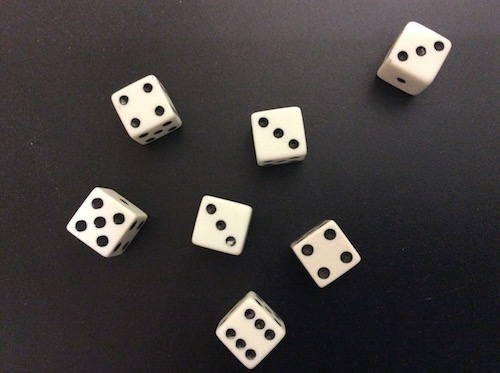
#> input picture vision/modules/die/images/real_die.jpg, 500 x 373 px
$ python die.py   (older library calls are emulated)
#> lines starting #> are read from the running program, lines starting #| are printed output that depends on the picture; after the words box and inside, x2 and y2 are one past the last pixel; in counts of white or black regions, pixels touching at a corner belong together; long printed decimals are rounded
#> in main, img is the input picture: shape (373, 500, 3); mean B, G, R 61.8, 62.6, 66.8
import cv2
import numpy as np

class DiceID:
    def __init__(self):
        pass

    def approximate(self, c):
        return cv2.approxPolyDP(c,0.01*cv2.arcLength(c,True),True)

    def process(self, img):
        hsv = cv2.cvtColor(img.copy(), cv2.COLOR_BGR2HSV)
#> hsv: shape (373, 500, 3); mean H, S, V 84, 32.6, 67.8


        sensitivity = 50
        # define range of white color in HSV
        lower_white = np.array([0,0,255-sensitivity], dtype=np.uint8)
        upper_white = np.array([255,sensitivity,255], dtype=np.uint8)

        # Threshold the HSV image to get only white colors
        mask = cv2.inRange(hsv, lower_white, upper_white)
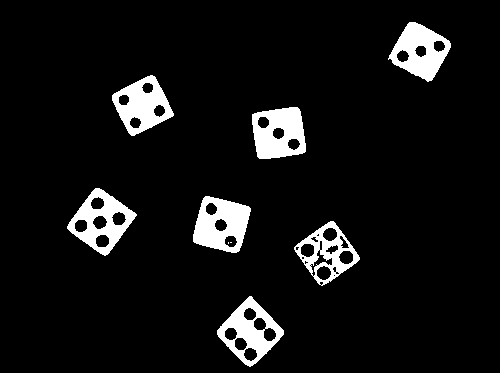
#> mask: shape (373, 500); 7.3% white; 9 white regions (2 under 20 px), largest, box (x1, y1, x2, y2) and area: (193, 196, 251, 253) 2121, (252, 107, 306, 159) 2063, (67, 188, 137, 256) 2018

        # Bitwise-AND mask and original image
        color = cv2.bitwise_and(img,img.copy(), mask= mask)
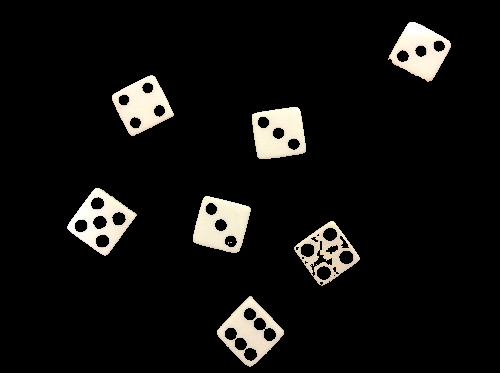
#> color: shape (373, 500, 3); mean B, G, R 15.7, 17.1, 17.8

        # CV_BGR2GRAY
        grayImage = cv2.cvtColor(color, cv2.COLOR_BGR2GRAY)
        # blur to remove noise
        grayImage = cv2.GaussianBlur(grayImage, (5, 5), 0, 0)
        # Hard thresholding to get values within our range
        ret, grayImage = cv2.threshold(grayImage, 28, 255, cv2.THRESH_BINARY)
#> grayImage: shape (373, 500); 9% white; 7 white regions, largest, box (x1, y1, x2, y2) and area: (66, 187, 138, 257) 2491, (192, 195, 252, 254) 2483, (216, 295, 285, 368) 2476
        # Edge detection
        edges = cv2.Canny(grayImage, 2, 4)
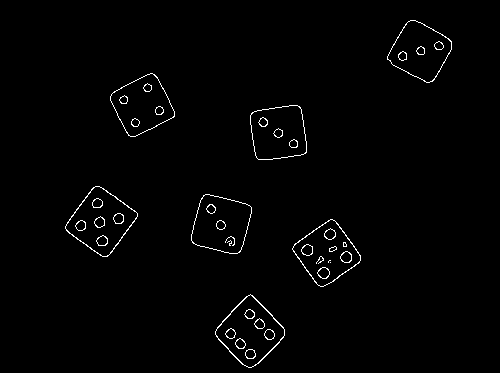
#> edges: shape (373, 500); 1.3% white in thin lines or dots, all inside (x1, y1, x2, y2) = (65, 20, 452, 368)
        cv2.imshow("Gray", grayImage)

        cv2.imshow("Canny edges", edges)

        # Contour detection. We find only the external contours.
        image, contours, hierarchy = cv2.findContours(edges, cv2.RETR_EXTERNAL, cv2.CHAIN_APPROX_NONE  )
#> contours = 7 contours; box (x1, y1, x2, y2) and area: (215, 294, 285, 368) 2968, (65, 186, 138, 257) 2934, (292, 219, 361, 287) 2674, (191, 194, 252, 254) 2656, (250, 105, 307, 160) 2566, (110, 73, 175, 137) 2546, (387, 20, 452, 83) 2526
        print("Number of contours: ", len(contours))
#| Number of contours:  7

        approximate_contours = list(map(self.approximate, contours))
#> approximate_contours = 7 contours; box (x1, y1, x2, y2) and area: (215, 294, 285, 368) 2858, (65, 186, 138, 257) 2753, (292, 219, 361, 287) 2548, (192, 195, 252, 253) 2522, (110, 73, 175, 137) 2470, (387, 20, 452, 83) 2468, (251, 106, 307, 160) 2438
        avg_contour_area = np.mean(list(map(lambda x: cv2.contourArea(x), approximate_contours)))
#> avg_contour_area = 2579.7
        print("Average area: ", avg_contour_area)
#| Average area:  2579.714
        bounding_contours = list(filter(lambda c: cv2.contourArea(c) > avg_contour_area-200, approximate_contours))
#> bounding_contours has the same summary as approximate_contours

        # Draw bounding boxes around each interesting contour
        bounding_boxes = list(map(cv2.minAreaRect, bounding_contours))
#> bounding_boxes = 7 items
        boxes = img.copy()
        for b in bounding_boxes:
            box = cv2.boxPoints(b)
            box = np.int0(box)
            cv2.drawContours(boxes, [box], 0, (0, 0, 255), 2)
#> this loop made 7 passes
#> (b, box) on passes 1 to 7: (((249.8, 331.3), (54.73, 55.22), -46.97), [[251, 370], [210, 332], [248, 292], [288, 330]]), (((326.8, 252.6), (50.59, 53.18), -36.38), [[322, 288], [290, 246], [331, 216], [362, 258]]), (((220, 223.6), (52.89, 51.4), -75.07), [[238, 255], [188, 242], [201, 191], [251, 204]]), (((100.8, 221.2), (56.61, 50.45), -54.46), [[104, 258], [63, 229], [96, 183], [137, 212]]), (((277, 132.6), (51.43, 51.24), -8.65), [[255, 161], [247, 111], [298, 103], [306, 154]]), (((141.6, 104.5), (53.25, 49.99), -27.15), [[129, 138], [106, 94], [153, 70], [176, 114]]), (((419.6, 50.9), (51.01, 53.04), -60.02), [[429, 86], [383, 59], [409, 15], [455, 42]])
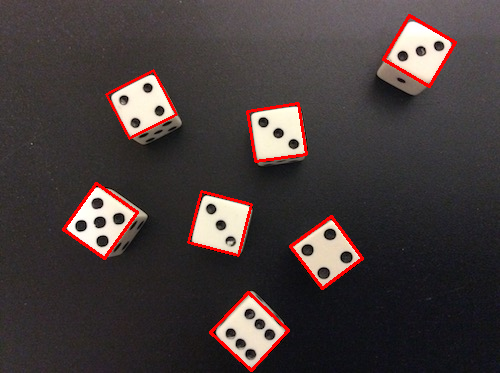
#> boxes: shape (373, 500, 3); 2.4% of pixels changed, all inside (x1, y1, x2, y2) = (62, 14, 457, 372)
        # cv2.imshow("bounding boxes", boxes)

        box_contours = list(map(lambda x: [np.int0(cv2.boxPoints(x))], bounding_boxes))
#> box_contours = 7 items

        # Set up the detector with default parameters.
        params = cv2.SimpleBlobDetector_Params()

        # Change thresholds
        params.minThreshold = 240;
        params.maxThreshold = 255;

        params.filterByArea = True
        params.minArea = 5

        params.minDistBetweenBlobs = 1

        params.filterByInertia = True
        params.minInertiaRatio = 0.1

        params.filterByCircularity = False

        detector = cv2.SimpleBlobDetector_create(params)

        for i in range(len(bounding_boxes)):
            mask = np.zeros_like(grayImage)
            cv2.drawContours(mask, box_contours[i], 0, 255, -1)
            out = np.zeros_like(grayImage)
            out[mask == 255] = grayImage[mask == 255]
            keypoints = detector.detect(out)
            cv2.putText(boxes, str(len(keypoints)), (int(bounding_boxes[i][0][0]) - 50, int(bounding_boxes[i][0][1])), cv2.FONT_HERSHEY_SIMPLEX, 0.85, (0, 255, 0), 2)
#> this loop made 7 passes
#> keypoints on pass 3: 2 keypoints; (x, y, size): (220, 224, 9.8), (211, 209, 9.6)
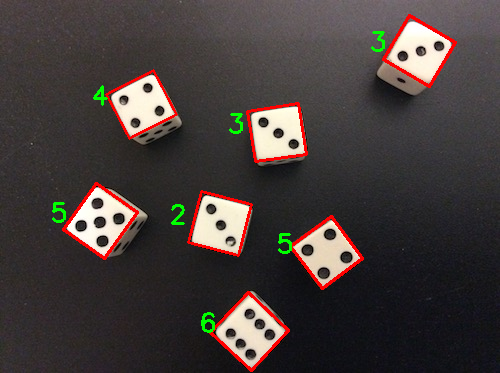
#> boxes: shape (373, 500, 3); 0.52% of pixels changed, all inside (x1, y1, x2, y2) = (52, 31, 385, 333)
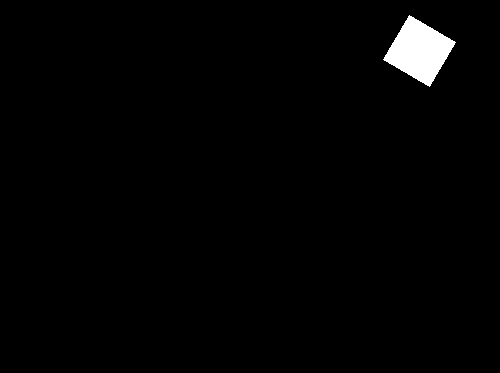
#> mask: shape (373, 500); 1.5% white; 1 white region, box (x1, y1, x2, y2) and area: (383, 15, 456, 87) 2817
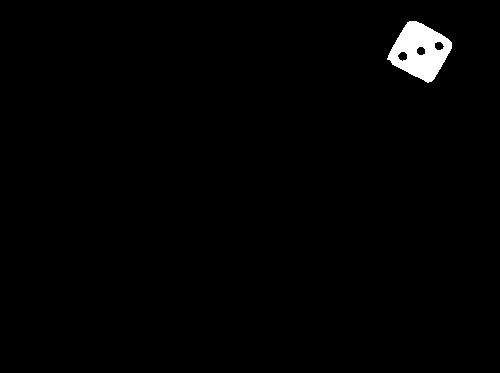
#> out: shape (373, 500); 1.3% white; 1 white region, box (x1, y1, x2, y2) and area: (387, 21, 452, 83) 2350
        # print(len(keypoints))
        cv2.imshow("bounding boxes", boxes)
        # im_with_keypoints = cv2.drawKeypoints(img, keypoints, np.array([]), (0,0,255), cv2.DRAW_MATCHES_FLAGS_DRAW_RICH_KEYPOINTS)
        # cv2.imshow("out", im_with_keypoints)

        return grayImage

def main():
	die = DiceID()
	filename = "images/real_die.jpg"

	img = cv2.imread(filename)

	res = die.process(img)

	# cv2.imshow("hmmmm", res)

	print("Press ESC to exit")
	while True:
		k = cv2.waitKey(33)
#> (key Esc is pressed here)
		if k==27:    # Esc key to stop
			break

if __name__ == '__main__':
    main()
